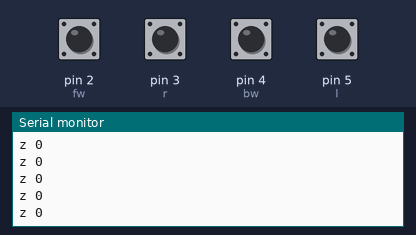
Simulated run of this sketch. Board: Arduino Uno, built with avr-gcc and run on an emulated ATmega328P. Parts: the last lines printed to the serial monitor. The inputs (shaded band) are chosen by the test bench; at power-on: pin 2 (fw), pin 3 (r), pin 4 (bw), pin 5 (l) HIGH. No radio packets arrive unless stated.

Above: at 1.3 s.
1.4 s: pin 2 (fw) pulled LOW for 0.3 s
At 1.75 s:
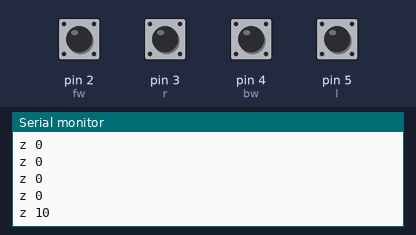
3.2 s: pin 4 (bw) pulled LOW for 0.3 s
At 3.57 s:
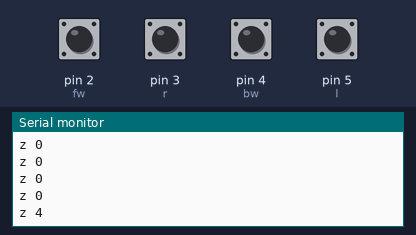
Timing chart, 0 to 6.2 s (numbered marks = the images above; inputs shaded):
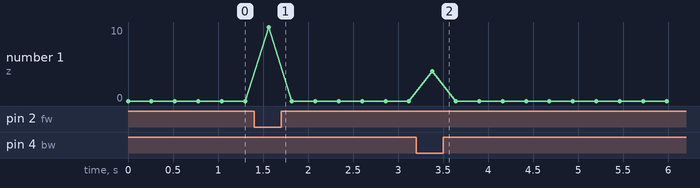

Measured:
- after the input at 1.4 s, the serial monitor: prints a new line after 0.16 s (image 1)
- after the input at 3.2 s, the serial monitor: prints a new line after 0.18 s (image 2)

The sketch:

oleg_transmt.ino
```cpp
#include <VirtualWire.h>
#define fw 2
#define r 3
#define bw 4
#define l 5
void setup(void)
{
  vw_set_ptt_inverted(true); // Необходимо для DR3100
  vw_setup(2000); // Устанавливаем скорость передачи (бит/с)
  pinMode(fw,INPUT_PULLUP);
  pinMode(bw,INPUT_PULLUP);
  pinMode(r,INPUT_PULLUP);
  pinMode(l,INPUT_PULLUP);
  Serial.begin(115200);
}

void loop(void)
{
 int buttonfw=digitalRead(fw);
  int buttonbw=digitalRead(bw);
  int buttonr=digitalRead(r);
  int buttonl=digitalRead(l);
  //int number = 123;
 // char symbol = 'c';

  String strMsg = "z ";
  if (buttonfw==false)
  {
    if(buttonr==false)
    {
    strMsg += 2;//"fwr"
    }
     if (buttonl==false)
    {
    strMsg += 3;//"fwl"
    }
    else
    strMsg += 1;//"fw"
  }
   if (buttonbw==false) //bw
  {
    if(buttonr==false)
    {
    strMsg += 5;//"bwr"
    }
   if (buttonl==false)
    {
    strMsg += 6;//"bwl"
    }
    else
    strMsg += 4;//"bw"
  }
  else strMsg +=0;
//   if (buttonr)
//  {
//    strMsg += 7;//"r"
//  }
//   if (buttonl)
//  {
//    strMsg += 8;//"l"
//  }
  //else  strMsg += 0;

  //strMsg += symbol;
  //strMsg += " ";
  //strMsg += number;
  //strMsg += " ";

  char msg[255];

  strMsg.toCharArray(msg, 255);
//strMsg = " ";
  Serial.println(msg);
//strMsg = "";
  vw_send((uint8_t *)msg, strlen(msg));
  vw_wait_tx(); // Ждем пока передача будет окончена
  delay(200);
}
```
